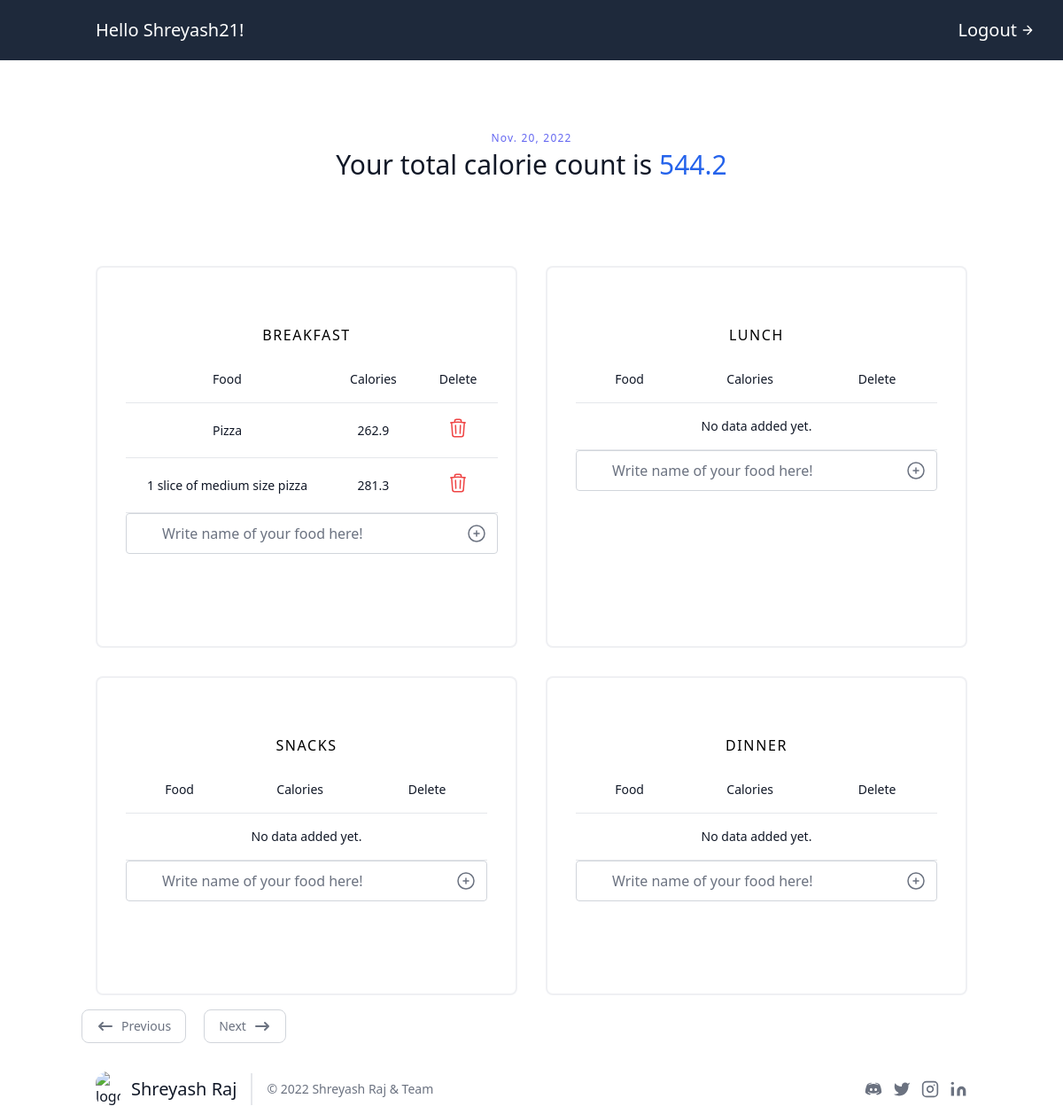
The app's page / (signed in), older data.
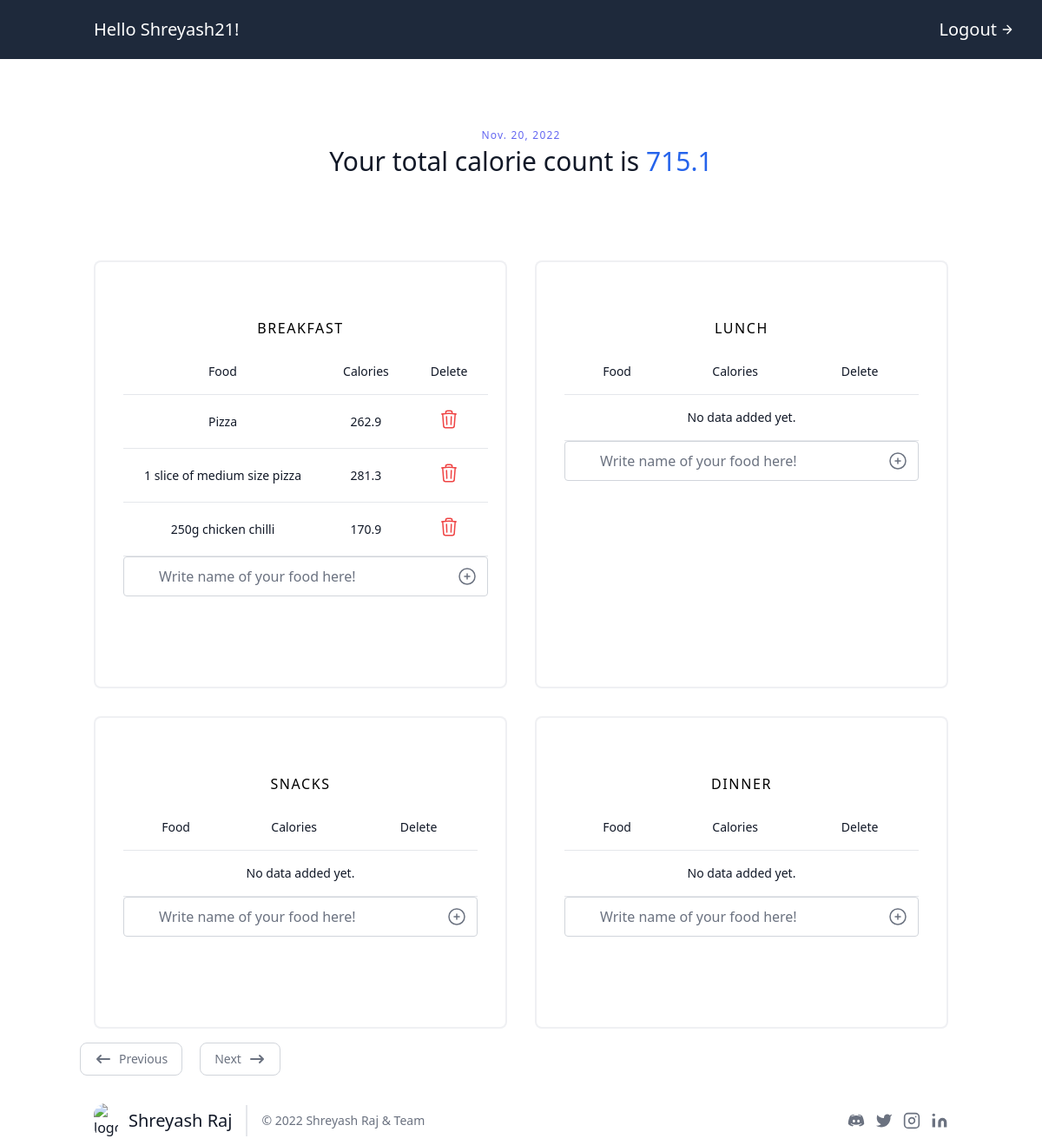
The same page, newer data.
### Fittyfeed/models.py (models this page shows)
class UserFoodItem(models.Model):
    options=(
        ('breakfast','Breakfast'),
        ('lunch','Lunch'),
        ('dinner','Dinner'),
        ('snacks','Snacks'),
    )
    customer = models.ForeignKey(User, on_delete=models.CASCADE)
    category = models.CharField(max_length=50, choices=options)
    food_name = models.CharField(max_length=200)
    food_calorie = models.FloatField()
    date = models.DateField()

### Fittyfeed/views.py (the view)
# urls.py: path('',views.home,name='home'),
@login_required(login_url='login')
def home(request):
    foods = UserFoodItem.objects.filter(customer=request.user, date=timezone.now())
    total_cal = 0
    for food in foods:
        total_cal += food.food_calorie
    context = {
        'food_form_cat':AddFoodFormWithoutCategory,
        'food_list': foods,
        'food_breakfast_list': foods.filter(category='breakfast'),
        'total_calories': round(total_cal, 2),
        'food_lunch_list': foods.filter(category='lunch'),
        'food_snacks_list': foods.filter(category='snacks'),
        'food_dinner_list': foods.filter(category='dinner'),
        'today': timezone.localdate(),
        'prev_day': timezone.localdate() - timezone.timedelta(days=1),
        'next_day': timezone.localdate() + timezone.timedelta(days=1),
    }
    return render(request, 'Fittyfeed/home.html', context)

### Fittyfeed/templates/Fittyfeed/home.html (shortened to what the changed rows need)
{% extends 'base.html' %}
{% block content %}
<section>
  <div class="container px-5 py-24 mx-auto">
    <div class="flex flex-wrap -m-4">
      <div class="flex flex-col text-center w-full mb-20">
        <h2 class="text-xs text-indigo-500 tracking-widest font-medium title-font mb-1">{{ today }}</h2>
        <h1 class="sm:text-3xl text-2xl font-medium title-font text-gray-900 dark:text-white">Your total calorie count is <span class="text-blue-600 dark:text-white">{{ total_calories }}</span></h1>
      </div>
      <div class="p-4 w-full lg:w-1/2">
        <div class="h-full px-8 pt-16 pb-24 bg-white bg-opacity-50 border-2 border-gray-200 border-opacity-60 rounded-lg overflow-hidden text-center relative">
          <h2 class="tracking-widest font-medium mb-1">BREAKFAST</h2>
          <div class="flex justify-center flex-col">
            <div class="overflow-x-auto sm:-mx-6 lg:-mx-8">
              <div class="py-2 inline-block min-w-full sm:px-6 lg:px-8">
                <div class="overflow-auto">
                  <table class="min-w-full">
                    <thead class="border-b">
                      <tr>
                        <th scope="col" class="text-sm font-medium text-gray-900 px-6 py-4">Food</th>
                        <th scope="col" class="text-sm font-medium text-gray-900 px-6 py-4">Calories</th>
                        <th scope="col" class="text-sm font-medium text-gray-900 px-6 py-4">Delete</th>
                      </tr>
                    </thead>
                    <tbody>
                      {% for food in food_breakfast_list %}
                      <tr class="border-b transition duration-300 ease-in-out hover:bg-gray-100">
                        <td class="text-sm text-gray-900 font-light px-6 py-4 whitespace-nowrap">
                          {{ food.food_name.capitalize }}
                        </td>
                        <td class="text-sm text-gray-900 font-light px-6 py-4 whitespace-nowrap">
                          {{ food.food_calorie }}
                        </td>
                        <td class="text-sm text-gray-900 font-light px-6 py-4 whitespace-nowrap">
                          <form action="{% url 'delete_food' food.id %}" method="post">
                            <button type="submit" class="text-red-500 hover:text-red-900">
                            </button>
                          </form>
                        </td>
                      </tr>
                      {% empty %}
                      <tr class="border-b transition duration-300 ease-in-out hover:bg-gray-100">
                        <td colspan="3" class="text-sm text-gray-900 font-light px-6 py-4 whitespace-nowrap">No data added yet.</td>
                      </tr>
                      {% endfor %}
                    </tbody>
                  </table>
                </div>
              </div>
            </div>
          </div>
        </div>
      </div>
      <div class="p-4 w-full lg:w-1/2">
        <div class="h-full px-8 pt-16 pb-24 bg-white bg-opacity-50 border-2 border-gray-200 border-opacity-60 rounded-lg overflow-hidden text-center relative">
          <h2 class="tracking-widest font-medium mb-1">LUNCH</h2>
          <div class="flex justify-center flex-col">
            <div class="overflow-x-auto sm:-mx-6 lg:-mx-8">
              <div class="py-2 inline-block min-w-full sm:px-6 lg:px-8">
                <div class="overflow-hidden">
                  <table class="min-w-full">
                    <thead class="border-b">
                      <tr>
                        <th scope="col" class="text-sm font-medium text-gray-900 px-6 py-4">Food</th>
                        <th scope="col" class="text-sm font-medium text-gray-900 px-6 py-4">Calories</th>
                        <th scope="col" class="text-sm font-medium text-gray-900 px-6 py-4">Delete</th>
                      </tr>
                    </thead>
                  </table>
                </div>
              </div>
            </div>
          </div>
        </div>
      </div>
      <div class="p-4 w-full lg:w-1/2">
        <div class="h-full px-8 pt-16 pb-24 bg-white bg-opacity-50 border-2 border-gray-200 border-opacity-60 rounded-lg overflow-hidden text-center relative">
          <h2 class="tracking-widest font-medium mb-1">SNACKS</h2>
          <div class="flex justify-center flex-col">
            <div class="overflow-x-auto sm:-mx-6 lg:-mx-8">
              <div class="py-2 inline-block min-w-full sm:px-6 lg:px-8">
                <div class="overflow-hidden">
                  <table class="min-w-full">
                    <thead class="border-b">
                      <tr>
                        <th scope="col" class="text-sm font-medium text-gray-900 px-6 py-4">Food</th>
                        <th scope="col" class="text-sm font-medium text-gray-900 px-6 py-4">Calories</th>
                        <th scope="col" class="text-sm font-medium text-gray-900 px-6 py-4">Delete</th>
                      </tr>
                    </thead>
                  </table>
                </div>
              </div>
            </div>
          </div>
        </div>
      </div>
      <div class="p-4 w-full lg:w-1/2">
        <div class="h-full px-8 pt-16 pb-24 bg-white bg-opacity-50 border-2 border-gray-200 border-opacity-60 rounded-lg overflow-hidden text-center relative">
          <h2 class="tracking-widest font-medium mb-1">DINNER</h2>
          <div class="flex justify-center flex-col">
            <div class="overflow-x-auto sm:-mx-6 lg:-mx-8">
              <div class="py-2 inline-block min-w-full sm:px-6 lg:px-8">
                <div class="overflow-hidden">
                  <table class="min-w-full">
                    <thead class="border-b">
                      <tr>
                        <th scope="col" class="text-sm font-medium text-gray-900 px-6 py-4">Food</th>
                        <th scope="col" class="text-sm font-medium text-gray-900 px-6 py-4">Calories</th>
                        <th scope="col" class="text-sm font-medium text-gray-900 px-6 py-4">Delete</th>
                      </tr>
                    </thead>
                  </table>
                </div>
              </div>
            </div>
          </div>
        </div>
      </div>
    </div>
  </div>
</section>
{% endblock %}

Row changes from the older to the newer data that the page shows:
added UserFoodItem: food_name "250g chicken chilli", food_calorie "170.9"
Text that changed along with them:
{{ total_calories }}: "544.2" → "715.1"
